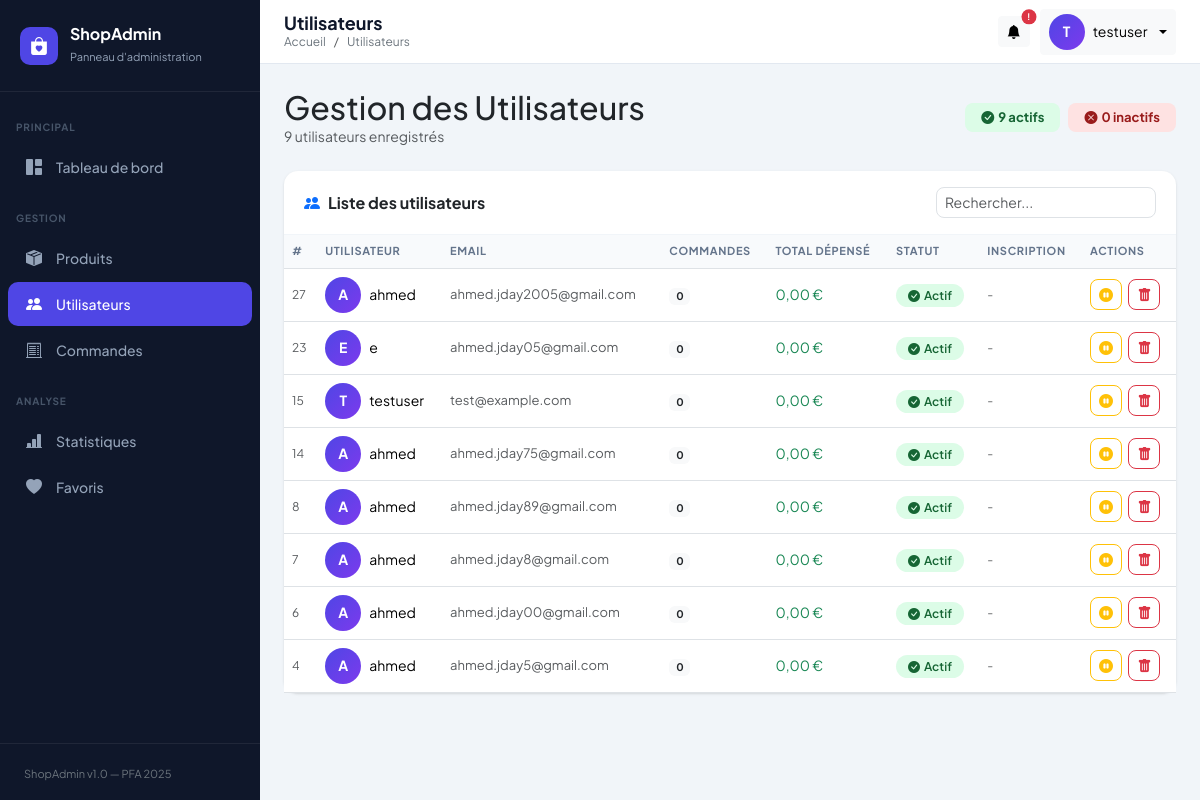
The app's page /dashboard-admin-main/index.php?page=users (signed in) with its own data.
### tables this page shows
CREATE TABLE `users` (
  `id` int(11) NOT NULL,
  `name` varchar(50) NOT NULL,
  `email` varchar(255) NOT NULL,
  `role` enum('admin','customer') DEFAULT 'customer',
  `is_active` tinyint(1) DEFAULT 1,
  `password` varchar(255) NOT NULL,
  `reset_token_hash` varchar(64) DEFAULT NULL,
  `reset_token_expires_at` datetime DEFAULT NULL,
  `is_verified` tinyint(1) DEFAULT 0,
  `verification_code` varchar(6) DEFAULT NULL,
  `code_expiry` datetime DEFAULT NULL
);

### dashboard-admin-main/controllers/UserController.php (called while the page is built, shortened)
<?php
require_once __DIR__ . '/../models/User.php';
class UserController {
    private User $model;
    public function __construct() {
        $this->model = new User();
    }
    public function index(): void {
        $users = $this->model->getAll();
        require __DIR__ . '/../views/users/index.php';
    }
}

### dashboard-admin-main/config/database.php (called while the page is built, shortened)
<?php
class Database {
    private static ?PDO $instance = null;
    public static function getInstance(): PDO {
        if (self::$instance === null) {
            $dsn = "mysql:host=" . DB_HOST . ";dbname=" . DB_NAME . ";charset=" . DB_CHARSET;
            $options = [
                PDO::ATTR_ERRMODE            => PDO::ERRMODE_EXCEPTION,
                PDO::ATTR_DEFAULT_FETCH_MODE => PDO::FETCH_ASSOC,
                PDO::ATTR_EMULATE_PREPARES   => false,
            ];
            try {
                self::$instance = new PDO($dsn, DB_USER, DB_PASS, $options);
            } catch (PDOException $e) {
                error_log("Erreur connexion DB : " . $e->getMessage());
                die(json_encode(['error' => 'Connexion à la base de données échouée.']));
            }
        }
        return self::$instance;
    }
}

### dashboard-admin-main/models/User.php (called while the page is built, shortened)
<?php
require_once __DIR__ . '/../config/database.php';
class User {
    private PDO $db;
    public function __construct() {
        $this->db = Database::getInstance();
    }
    public function getAll(): array {
        $stmt = $this->db->query("
            SELECT u.*,
                   COUNT(o.id) AS order_count,
                   COALESCE(SUM(o.total_price), 0) AS total_spent
            FROM users u
            LEFT JOIN orders o ON u.id = o.user_id
            GROUP BY u.id
            ORDER BY u.id DESC
        ");
        return $stmt->fetchAll();
    }
}

### dashboard-admin-main/views/users/index.php (the view, shortened to what this page needs)
<?php
require_once __DIR__ . '/../../includes/header.php';
require_once __DIR__ . '/../../includes/sidebar.php';
?>
<div class="main-wrapper">
    <?php require_once __DIR__ . '/../../includes/navbar.php'; ?>
    <div class="content-area">
        <div class="d-flex justify-content-between align-items-center mb-4">
            <div>
                <h2 class="fw-800 mb-0">Gestion des Utilisateurs</h2>
                <p class="text-muted mb-0" style="font-size:14px;"><?= count($users) ?> utilisateurs enregistrés</p>
            </div>
            <div class="d-flex gap-2">
                <?php
                $activeCount   = count(array_filter($users, fn($u) => $u['is_active']));
                $inactiveCount = count($users) - $activeCount;
                ?>
                <span class="badge px-3 py-2" style="background:#dcfce7;color:#166534;font-size:13px;border-radius:8px;">
                    <i class="bi bi-check-circle-fill me-1"></i><?= $activeCount ?> actifs
                </span>
                <span class="badge px-3 py-2" style="background:#fee2e2;color:#991b1b;font-size:13px;border-radius:8px;">
                    <i class="bi bi-x-circle-fill me-1"></i><?= $inactiveCount ?> inactifs
                </span>
            </div>
        </div>
        <div class="card">
            <div class="card-header d-flex justify-content-between align-items-center">
                <span><i class="bi bi-people-fill me-2 text-primary"></i>Liste des utilisateurs</span>
                <input type="text" id="searchInput" class="form-control form-control-sm"
                       placeholder="Rechercher..." style="max-width:220px;border-radius:8px;">
            </div>
            <div class="table-responsive">
                <table class="table mb-0" id="usersTable">
                    <thead>
                        <tr>
                            <th>#</th>
                            <th>Utilisateur</th>
                            <th>Email</th>
                            <th>Commandes</th>
                            <th>Total dépensé</th>
                            <th>Statut</th>
                            <th>Inscription</th>
                            <th>Actions</th>
                        </tr>
                    </thead>
                    <tbody>
                        <?php if (empty($users)): ?>
                        <tr>
                            <td colspan="8" class="text-center py-5 text-muted">
                                <i class="bi bi-people fs-1 d-block mb-2"></i>Aucun utilisateur.
                            </td>
                        </tr>
                        <?php else: ?>
                        <?php foreach ($users as $u):
                            if ($u['role'] === 'admin') continue;
                        ?>
                        <tr>
                            <td class="text-muted" style="font-size:12px;"><?= $u['id'] ?></td>
                            <td>
                                <div class="d-flex align-items-center gap-2">
                                    <div style="width:36px;height:36px;border-radius:50%;
                                                background:linear-gradient(135deg,#4f46e5,#7c3aed);
                                                display:flex;align-items:center;justify-content:center;
                                                color:#fff;font-weight:700;font-size:14px;flex-shrink:0;">
                                        <?= strtoupper(mb_substr($u['name'], 0, 1)) ?>
                                    </div>
                                    <span class="fw-600"><?= htmlspecialchars($u['name']) ?></span>
                                </div>
                            </td>
                            <td class="text-muted" style="font-size:13px;"><?= htmlspecialchars($u['email']) ?></td>
                            <td>
                                <span class="badge bg-light text-dark fw-600"><?= $u['order_count'] ?></span>
                            </td>
                            <td class="fw-600 text-success"><?= number_format($u['total_spent'], 2, ',', ' ') ?> €</td>
                            <td>
                                <?php if ($u['is_active']): ?>
                                <span class="status-badge status-delivered">
                                    <i class="bi bi-check-circle-fill me-1"></i>Actif
                                </span>
                                <?php else: ?>
                                <span class="status-badge status-cancelled">
                                    <i class="bi bi-x-circle-fill me-1"></i>Inactif
                                </span>
                                <?php endif; ?>
                            </td>
                            <td class="text-muted" style="font-size:12px;">
                                <?= !empty($u['created_at']) ? date('d/m/Y', strtotime($u['created_at'])) : '-' ?>
                            </td>
                            <td>
                                <a href="index.php?page=users&action=toggle&id=<?= $u['id'] ?>"
                                   class="btn btn-sm <?= $u['is_active'] ? 'btn-outline-warning' : 'btn-outline-success' ?> me-1"
                                   title="<?= $u['is_active'] ? 'Désactiver' : 'Activer' ?>"
                                   style="border-radius:8px;">
                                    <i class="bi <?= $u['is_active'] ? 'bi-pause-circle-fill' : 'bi-play-circle-fill' ?>"></i>
                                </a>
                                <button class="btn btn-sm btn-outline-danger"
                                        onclick="confirmDelete(<?= $u['id'] ?>, '<?= htmlspecialchars(addslashes($u['name'])) ?>')"
                                        style="border-radius:8px;" title="Supprimer">
                                    <i class="bi bi-trash-fill"></i>
                                </button>
                            </td>
                        </tr>
                        <?php endforeach; ?>
                        <?php endif; ?>
                    </tbody>
                </table>
            </div>
        </div>
    </div>
</div>
<?php require_once __DIR__ . '/../../includes/footer.php'; ?>

### dashboard-admin-main/includes/header.php (style rules this page uses)
:root { --sidebar-width: 260px; --primary: #4f46e5; --primary-dark: #3730a3; --primary-light: #ede9fe; --sidebar-bg: #0f172a; --sidebar-text: #94a3b8; --sidebar-active: #4f46e5; --body-bg: #f1f5f9; --card-shadow: 0 1px 3px 0 rgba(0,0,0,.1), 0 1px 2px -1px rgba(0,0,0,.1); }
* { font-family: 'Plus Jakarta Sans', sans-serif; }
body { background: var(--body-bg); }
.main-wrapper { margin-left: var(--sidebar-width); min-height: 100vh; display: flex; flex-direction: column; }
.content-area { padding: 24px; flex: 1; }
.card { border: none; border-radius: 14px; box-shadow: var(--card-shadow); }
.card-header { background: transparent; border-bottom: 1px solid #f1f5f9; font-weight: 700; padding: 16px 20px; }
.table th { font-size: 11px; font-weight: 700; text-transform: uppercase; letter-spacing: .06em; color: #64748b; background: #f8fafc; }
.table td { vertical-align: middle; font-size: 14px; }
.status-badge { padding: 4px 12px; border-radius: 99px; font-size: 12px; font-weight: 600; }
.status-delivered { background:#dcfce7; color:#166534; }

### records on screen
users: id "27", name "A", name "ahmed", email "ahmed.jday2005@gmail.com", order_count "0", total_spent "0,00", is_active 1 (drawn)
users: id "23", name "E", name "e", email "ahmed.jday05@gmail.com", order_count "0", total_spent "0,00", is_active 1 (drawn)
users: id "15", name "T", name "testuser", email "test@example.com", order_count "0", total_spent "0,00", is_active 1 (drawn)
users: id "14", name "A", name "ahmed", email "ahmed.jday75@gmail.com", order_count "0", total_spent "0,00", is_active 1 (drawn)
users: id "8", name "A", name "ahmed", email "ahmed.jday89@gmail.com", order_count "0", total_spent "0,00", is_active 1 (drawn)
users: id "7", name "A", name "ahmed", email "ahmed.jday8@gmail.com", order_count "0", total_spent "0,00", is_active 1 (drawn)
users: id "6", name "A", name "ahmed", email "ahmed.jday00@gmail.com", order_count "0", total_spent "0,00", is_active 1 (drawn)
users: id "4", name "A", name "ahmed", email "ahmed.jday5@gmail.com", order_count "0", total_spent "0,00", is_active 1 (drawn)

### other values on screen
$pageTitle "Utilisateurs"
$breadcrumb "Utilisateurs"
substr($_SESSION['admin_name'] ?? 'A', 0, 1) "T"
$_SESSION['admin_name'] "testuser"
count($users) "9"
$activeCount "9"
$inactiveCount "0"
